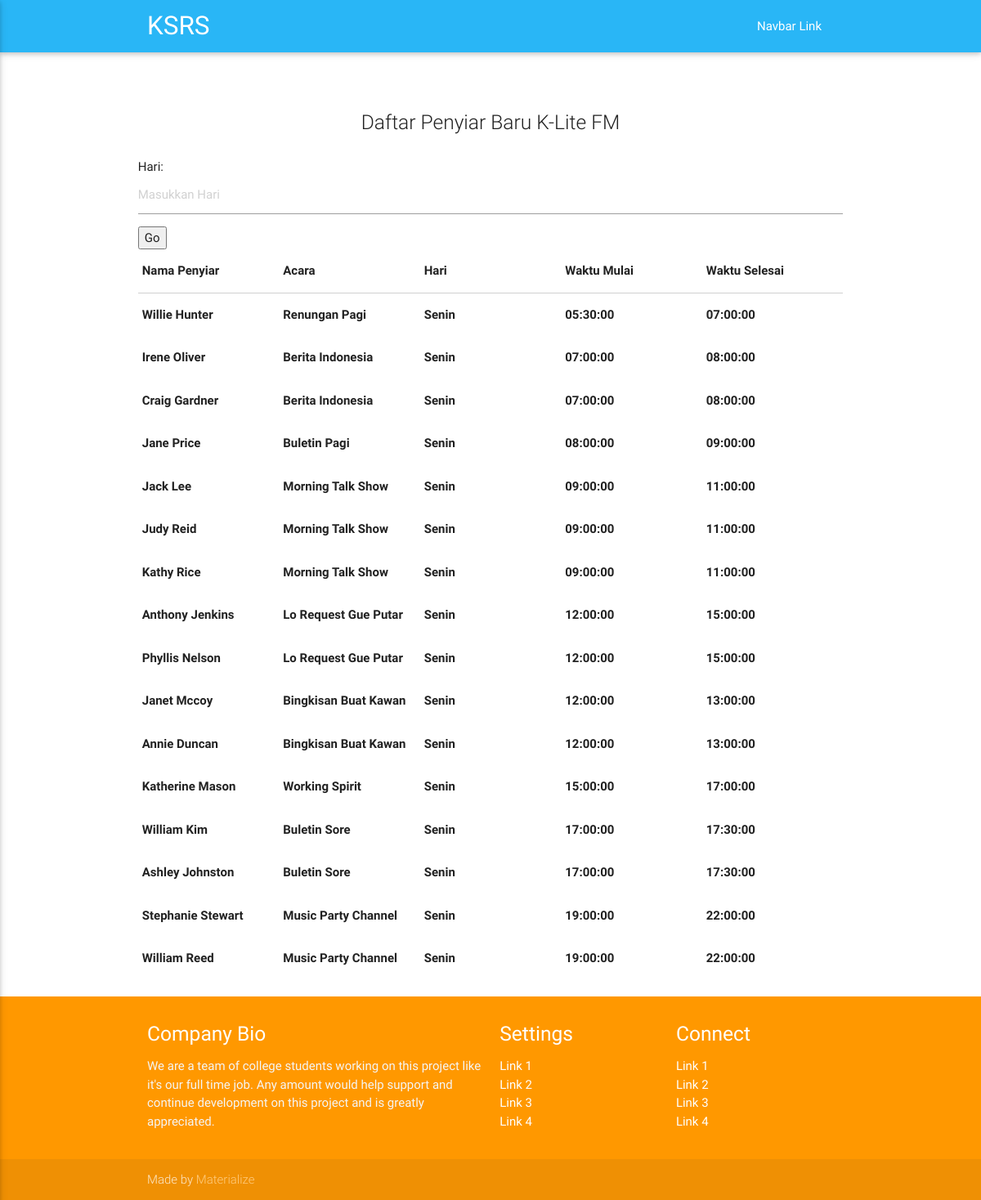
/jadwal_siar.php?hari=Senin, run on the app's committed database.
### tables this page shows
CREATE TABLE IF NOT EXISTS `penyiar` (
`id_penyiar` int(10) NOT NULL,
  `nama` varchar(50) NOT NULL,
  `tempat_tanggal_lahir` varchar(50) NOT NULL,
  `jenis_kelamin` enum('Perempuan','Laki-Laki') NOT NULL,
  `agama` enum('Islam','Protestan','Katolik','Hindu','Buddha') NOT NULL,
  `alamat` varchar(50) NOT NULL,
  `status` enum('Menikah','Lajang','Pernah Menikah') NOT NULL,
  `no_hp` varchar(50) NOT NULL,
  `email` varchar(50) NOT NULL,
  `akun_fb` varchar(50) NOT NULL,
  `waktu_masuk` datetime NOT NULL DEFAULT CURRENT_TIMESTAMP
);

CREATE TABLE IF NOT EXISTS `jadwal_siar` (
`id_acara` int(10) NOT NULL,
  `nama` varchar(50) NOT NULL,
  `tipe` enum('Reguler','Khusus') NOT NULL,
  `jenis` enum('Religius','Berita','Hiburan') NOT NULL,
  `hari` enum('Senin','Selasa','Rabu','Kamis','Jumat','Sabtu','Minggu') NOT NULL,
  `waktu_mulai_tayang` time DEFAULT NULL,
  `waktu_selesai_tayang` time DEFAULT NULL
);

### jadwal_siar.php (the view, shortened to what this page needs)
<!DOCTYPE html>
<html lang="en">
<head>
  <link href="css/materialize.css" type="text/css" rel="stylesheet" media="screen,projection"/>
  <link href="css/style.css" type="text/css" rel="stylesheet" media="screen,projection"/>
</head>
<body>
  <nav class="light-blue lighten-1" role="navigation">
    <div class="nav-wrapper container"><a id="logo-container" href="#" class="brand-logo">KSRS</a>
      <ul class="right hide-on-med-and-down">
        <li><a href="#">Navbar Link</a></li>
      </ul>
    </div>
  </nav>
  <div class="section no-pad-bot" id="index-banner">
    <div class="container">
      <br><br>
      <div class="row center">
        <h5 class="header col s12 light">Daftar Penyiar Baru K-Lite FM</h5>
      </div>
      <div class="wrapper-lg">
        <div class="row">
          <div class="col-md-12">
            <div class="panel panel-default">
              <div class="panel-body">
                <div class="table-responsive">
                  <form>
                    Hari:
                    <input type="text" name="hari" placeholder="Masukkan Hari">
                    <button>Go</button>
                  </form>
                <?php
                  if ($_GET["hari"] != ""){
                    $hari_masukan = $_GET["hari"];
                    $servername = "localhost";
                    $username = "root";
                    $password = "";
                    $dbname = "k-lite";
                    $conn = new mysqli($servername, $username, $password, $dbname);
                    $sql = "SELECT penyiar.nama as Nama_Penyiar, jadwal_siar.nama as Acara, jadwal_siar.hari as Hari, jadwal_siar.waktu_mulai_tayang as Waktu_Mulai, jadwal_siar.waktu_selesai_tayang as Waktu_Selesai  from penyiar inner join acara_penyiar on penyiar.id_penyiar = acara_penyiar.id_penyiar inner join jadwal_siar on acara_penyiar.id_acara = jadwal_siar.id_acara WHERE Hari = '$hari_masukan' order by Waktu_Mulai";
                    $result = $conn->query($sql);
                    echo'
                      <table ui-jq="dataTable" class="table table-striped b-t b-b">
                        <thead>
                          <tr>
                            <th  style="width:18%">Nama Penyiar</th>
                            <th  style="width:18%">Acara</th>
                            <th  style="width:18%">Hari</th>
                            <th  style="width:18%">Waktu Mulai</th>
                            <th  style="width:18%">Waktu Selesai</th>
                          </tr>
                        </thead>
                    ';
                    if ($result->num_rows > 0) {
                      while($row = $result->fetch_assoc()) {
                        echo'
                          <tbody>
                            <tr>
                              <th>'.$row["Nama_Penyiar"].'</th>
                              <th>'.$row["Acara"].'</th>
                              <th>'.$row["Hari"].'</th>
                              <th>'.$row["Waktu_Mulai"].'</th>
                              <th>'.$row["Waktu_Selesai"].'</th>
                            </tr>
                          </tbody>
                        ';
                      }
                      echo'
                        </table>
                      ';
                    }
                  }
              ?>
              </div>
              </div>
            </div>
          </div>
        </div>
      </div>
    </div>
  <footer class="page-footer orange">
    <div class="container">
      <div class="row">
        <div class="col l6 s12">
          <h5 class="white-text">Company Bio</h5>
          <p class="grey-text text-lighten-4">We are a team of college students working on this project like it's our full time job. Any amount would help support and continue development on this project and is greatly appreciated.</p>
        </div>
        <div class="col l3 s12">
          <h5 class="white-text">Settings</h5>
          <ul>
            <li><a class="white-text" href="#!">Link 1</a></li>
            <li><a class="white-text" href="#!">Link 2</a></li>
            <li><a class="white-text" href="#!">Link 3</a></li>
            <li><a class="white-text" href="#!">Link 4</a></li>
          </ul>
        </div>
        <div class="col l3 s12">
          <h5 class="white-text">Connect</h5>
          <ul>
            <li><a class="white-text" href="#!">Link 1</a></li>
            <li><a class="white-text" href="#!">Link 2</a></li>
            <li><a class="white-text" href="#!">Link 3</a></li>
            <li><a class="white-text" href="#!">Link 4</a></li>
          </ul>
        </div>
      </div>
    </div>
    <div class="footer-copyright">
      <div class="container">
      Made by <a class="orange-text text-lighten-3" href="http://materializecss.com">Materialize</a>
      </div>
    </div>
  </footer>
  </body>
</html>

### data on the page
penyiar: nama "Willie Hunter", jadwal_siar.nama "Renungan Pagi", jadwal_siar.hari "Senin", jadwal_siar.waktu_mulai_tayang "05:30:00", jadwal_siar.waktu_selesai_tayang "07:00:00"
penyiar: nama "Irene Oliver", jadwal_siar.nama "Berita Indonesia", jadwal_siar.hari "Senin", jadwal_siar.waktu_mulai_tayang "07:00:00", jadwal_siar.waktu_selesai_tayang "08:00:00"
penyiar: nama "Craig Gardner", jadwal_siar.nama "Berita Indonesia", jadwal_siar.hari "Senin", jadwal_siar.waktu_mulai_tayang "07:00:00", jadwal_siar.waktu_selesai_tayang "08:00:00"
penyiar: nama "Jane Price", jadwal_siar.nama "Buletin Pagi", jadwal_siar.hari "Senin", jadwal_siar.waktu_mulai_tayang "08:00:00", jadwal_siar.waktu_selesai_tayang "09:00:00"
penyiar: nama "Jack Lee", jadwal_siar.nama "Morning Talk Show", jadwal_siar.hari "Senin", jadwal_siar.waktu_mulai_tayang "09:00:00", jadwal_siar.waktu_selesai_tayang "11:00:00"
penyiar: nama "Judy Reid", jadwal_siar.nama "Morning Talk Show", jadwal_siar.hari "Senin", jadwal_siar.waktu_mulai_tayang "09:00:00", jadwal_siar.waktu_selesai_tayang "11:00:00"
penyiar: nama "Kathy Rice", jadwal_siar.nama "Morning Talk Show", jadwal_siar.hari "Senin", jadwal_siar.waktu_mulai_tayang "09:00:00", jadwal_siar.waktu_selesai_tayang "11:00:00"
penyiar: nama "Anthony Jenkins", jadwal_siar.nama "Lo Request Gue Putar", jadwal_siar.hari "Senin", jadwal_siar.waktu_mulai_tayang "12:00:00", jadwal_siar.waktu_selesai_tayang "15:00:00"
penyiar: nama "Phyllis Nelson", jadwal_siar.nama "Lo Request Gue Putar", jadwal_siar.hari "Senin", jadwal_siar.waktu_mulai_tayang "12:00:00", jadwal_siar.waktu_selesai_tayang "15:00:00"
penyiar: nama "Janet Mccoy", jadwal_siar.nama "Bingkisan Buat Kawan", jadwal_siar.hari "Senin", jadwal_siar.waktu_mulai_tayang "12:00:00", jadwal_siar.waktu_selesai_tayang "13:00:00"
penyiar: nama "Annie Duncan", jadwal_siar.nama "Bingkisan Buat Kawan", jadwal_siar.hari "Senin", jadwal_siar.waktu_mulai_tayang "12:00:00", jadwal_siar.waktu_selesai_tayang "13:00:00"
penyiar: nama "Katherine Mason", jadwal_siar.nama "Working Spirit", jadwal_siar.hari "Senin", jadwal_siar.waktu_mulai_tayang "15:00:00", jadwal_siar.waktu_selesai_tayang "17:00:00"
penyiar: nama "William Kim", jadwal_siar.nama "Buletin Sore", jadwal_siar.hari "Senin", jadwal_siar.waktu_mulai_tayang "17:00:00", jadwal_siar.waktu_selesai_tayang "17:30:00"
penyiar: nama "Ashley Johnston", jadwal_siar.nama "Buletin Sore", jadwal_siar.hari "Senin", jadwal_siar.waktu_mulai_tayang "17:00:00", jadwal_siar.waktu_selesai_tayang "17:30:00"
penyiar: nama "Stephanie Stewart", jadwal_siar.nama "Music Party Channel", jadwal_siar.hari "Senin", jadwal_siar.waktu_mulai_tayang "19:00:00", jadwal_siar.waktu_selesai_tayang "22:00:00"
penyiar: nama "William Reed", jadwal_siar.nama "Music Party Channel", jadwal_siar.hari "Senin", jadwal_siar.waktu_mulai_tayang "19:00:00", jadwal_siar.waktu_selesai_tayang "22:00:00"
